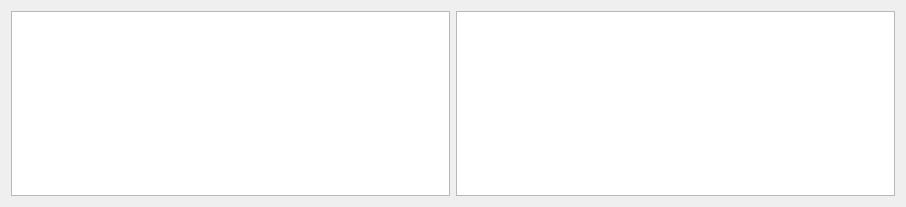
<?xml version="1.0" encoding="UTF-8"?>
<ui version="4.0">
 <class>QtDialog</class>
 <widget class="QDialog" name="QtDialog">
  <property name="geometry">
   <rect>
    <x>0</x>
    <y>0</y>
    <width>906</width>
    <height>207</height>
   </rect>
  </property>
  <property name="windowTitle">
   <string>CppQTableViewExample7</string>
  </property>
  <layout class="QGridLayout" name="gridLayout">
   <item row="0" column="0">
    <widget class="QTableView" name="table_left"/>
   </item>
   <item row="0" column="1">
    <widget class="QTableView" name="table_right"/>
   </item>
  </layout>
 </widget>
 <layoutdefault spacing="6" margin="11"/>
 <resources/>
 <connections/>
</ui>
